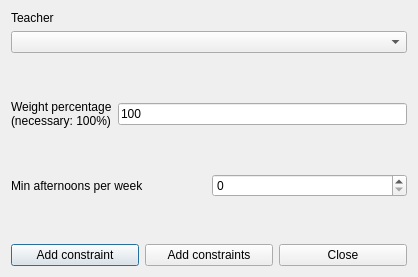
<?xml version="1.0" encoding="UTF-8"?>
<ui version="4.0">
 <class>AddConstraintTeacherMinAfternoonsPerWeekForm_template</class>
 <widget class="QDialog" name="AddConstraintTeacherMinAfternoonsPerWeekForm_template">
  <property name="geometry">
   <rect>
    <x>0</x>
    <y>0</y>
    <width>418</width>
    <height>277</height>
   </rect>
  </property>
  <property name="windowTitle">
   <string extracomment="This is the title of the dialog to add a new constraint of this type">Add teacher min afternoons per week</string>
  </property>
  <layout class="QVBoxLayout" name="verticalLayout_2">
   <item>
    <layout class="QVBoxLayout" name="verticalLayout">
     <item>
      <widget class="QLabel" name="teacherTextLabel">
       <property name="frameShape">
        <enum>QFrame::NoFrame</enum>
       </property>
       <property name="frameShadow">
        <enum>QFrame::Plain</enum>
       </property>
       <property name="text">
        <string>Teacher</string>
       </property>
       <property name="wordWrap">
        <bool>false</bool>
       </property>
      </widget>
     </item>
     <item>
      <widget class="QComboBox" name="teachersComboBox">
       <property name="editable">
        <bool>false</bool>
       </property>
       <property name="insertPolicy">
        <enum>QComboBox::NoInsert</enum>
       </property>
       <property name="duplicatesEnabled">
        <bool>false</bool>
       </property>
      </widget>
     </item>
    </layout>
   </item>
   <item>
    <spacer name="verticalSpacer">
     <property name="orientation">
      <enum>Qt::Vertical</enum>
     </property>
     <property name="sizeHint" stdset="0">
      <size>
       <width>20</width>
       <height>35</height>
      </size>
     </property>
    </spacer>
   </item>
   <item>
    <layout class="QHBoxLayout" name="horizontalLayout_2">
     <item>
      <widget class="QLabel" name="weightTextLabel">
       <property name="frameShape">
        <enum>QFrame::NoFrame</enum>
       </property>
       <property name="frameShadow">
        <enum>QFrame::Plain</enum>
       </property>
       <property name="text">
        <string>Weight percentage
(necessary: 100%)</string>
       </property>
       <property name="wordWrap">
        <bool>false</bool>
       </property>
      </widget>
     </item>
     <item>
      <widget class="QLineEdit" name="weightLineEdit">
       <property name="text">
        <string notr="true">100</string>
       </property>
      </widget>
     </item>
    </layout>
   </item>
   <item>
    <spacer name="verticalSpacer_2">
     <property name="orientation">
      <enum>Qt::Vertical</enum>
     </property>
     <property name="sizeHint" stdset="0">
      <size>
       <width>20</width>
       <height>35</height>
      </size>
     </property>
    </spacer>
   </item>
   <item>
    <layout class="QHBoxLayout" name="horizontalLayout_3">
     <item>
      <widget class="QLabel" name="minAfternoonsTextLabel">
       <property name="frameShape">
        <enum>QFrame::NoFrame</enum>
       </property>
       <property name="frameShadow">
        <enum>QFrame::Plain</enum>
       </property>
       <property name="text">
        <string>Min afternoons per week</string>
       </property>
       <property name="wordWrap">
        <bool>false</bool>
       </property>
      </widget>
     </item>
     <item>
      <widget class="QSpinBox" name="minAfternoonsSpinBox"/>
     </item>
    </layout>
   </item>
   <item>
    <spacer name="verticalSpacer_3">
     <property name="orientation">
      <enum>Qt::Vertical</enum>
     </property>
     <property name="sizeHint" stdset="0">
      <size>
       <width>20</width>
       <height>35</height>
      </size>
     </property>
    </spacer>
   </item>
   <item>
    <layout class="QHBoxLayout" name="horizontalLayout">
     <item>
      <widget class="QPushButton" name="addConstraintPushButton">
       <property name="text">
        <string>Add constraint</string>
       </property>
      </widget>
     </item>
     <item>
      <widget class="QPushButton" name="addConstraintsPushButton">
       <property name="text">
        <string>Add constraints</string>
       </property>
      </widget>
     </item>
     <item>
      <widget class="QPushButton" name="closePushButton">
       <property name="text">
        <string>Close</string>
       </property>
      </widget>
     </item>
    </layout>
   </item>
  </layout>
 </widget>
 <layoutdefault spacing="6" margin="11"/>
 <resources/>
 <connections/>
</ui>
